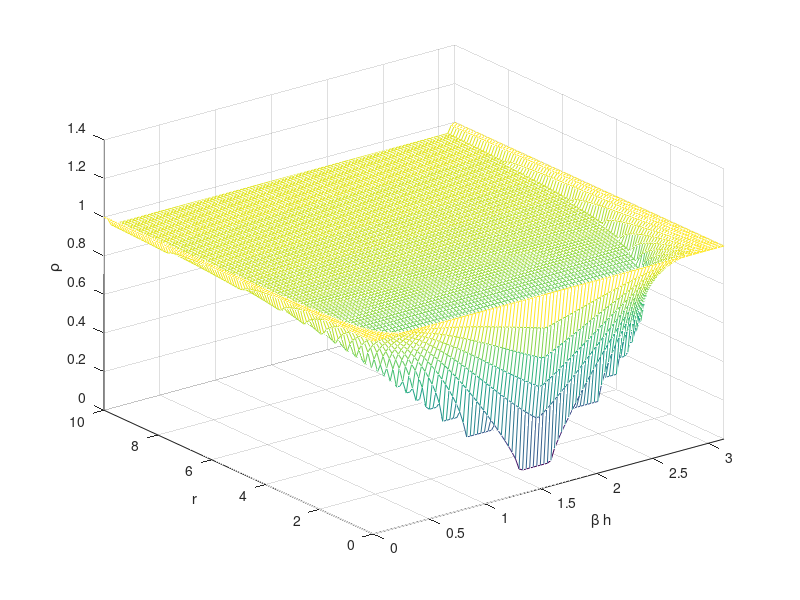

Here is the MATLAB script that generated this plot:
% HW13 Bonus II
%
% Plot the absolute value of the largest value of rho for all beta h, r
%
% Andy Reagan

bh = linspace(0,pi,100);
r = linspace(0,10,100);

[bhx,ry] = meshgrid(bh,r);

rho = zeros(size(bhx));

for i=1:length(bh)
    for j=1:length(r)
        p = [1+2*r(j) -4*r(j)*cos(bh(i)) -1+2*r(j)];
        rho(j,i) = max(abs(roots(p)));
    end
end

figure(13070101);
clf;
mesh(bhx,ry,rho);
ylabel('r');
xlabel('\beta h');
xlim([0,pi]);
zlabel('\rho');